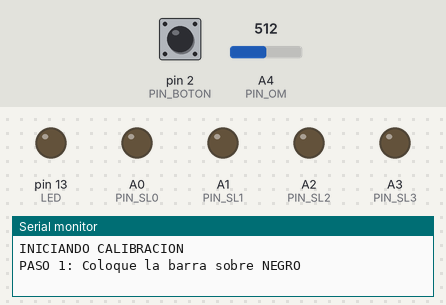
Simulated run of this sketch. Board: Arduino Nano, built with avr-gcc and run on an emulated ATmega328P. Shown: output pins drawn as LEDs (lit = HIGH), the last lines printed to the serial monitor. Dashed ring = blinking. The test bench sets the inputs (shaded band); at power-on: pin 2 (PIN_BOTON) HIGH, A4 (PIN_OM) = 512.

Above: at 1.8 s.
1.9 s: pin 2 (PIN_BOTON) pulled LOW for 0.15 s
At 2.2 s:
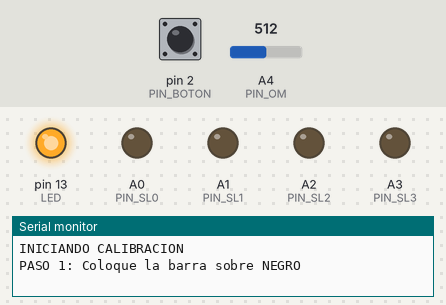
At 2.7 s:
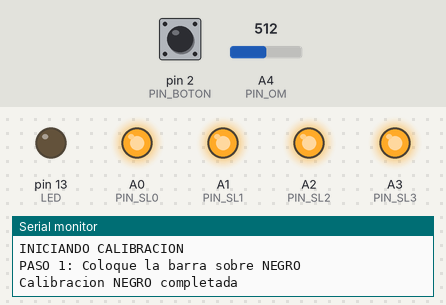
3.8 s: pin 2 (PIN_BOTON) pulled LOW for 1 s
At 6.26 s:
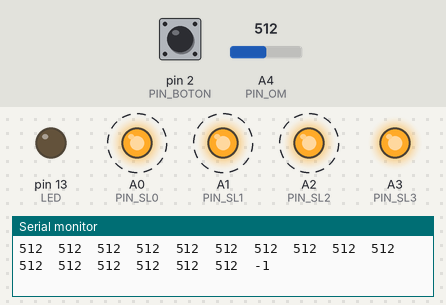
Timing chart, 0 to 13.8 s (numbered marks = the images above; inputs shaded):
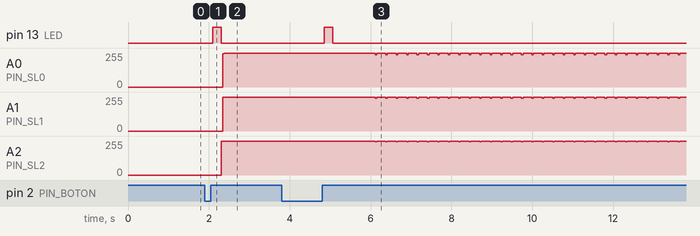

Measured:
- after the input at 1.9 s, pin 13 (LED): LOW → HIGH after 0.20 s, → LOW 0.20 s later; A0 (PIN_SL0), A1 (PIN_SL1): 0/255 → 255/255 after 0.44 s; A2 (PIN_SL2): 0/255 → 255/255 after 0.40 s; A3 (PIN_SL3): LOW → HIGH after 0.40 s
- after the input at 3.8 s, pin 13 (LED): LOW → HIGH after 1.1 s, → LOW 0.20 s later; A0 (PIN_SL0): alternates 255/255 for 0.22 s and 243/255 for 0.04 s, starting after 2.3 s; A1 (PIN_SL1): alternates 255/255 for 0.22 s and 245/255 for 0.04 s, starting after 2.3 s; A2 (PIN_SL2): alternates 255/255 for 0.22 s and 248/255 for 0.04 s, starting after 2.3 s

The sketch:

im_hem_005.ino
```cpp
/*
 * BARRA IM-16 (QRE1113 × 74HC4067)
 * LECTURA SIMPLE - Compatible con visor_console
 *
 * Hardware:
 *   Arduino Nano
 *   Barra IM-16: SL0→A0, SL1→A1, SL2→A2, SL3→A3, OM→A4, LON→GND, +5V→VCC, GND→GND
 *   LED indicador: D13
 */

// ---------- Pines barra IM-16 ----------
#define PIN_SL0  A0
#define PIN_SL1  A1
#define PIN_SL2  A2
#define PIN_SL3  A3
#define PIN_OM   A4

#define NUM_SENSORES 16

// ---------- Botón y LED ----------
#define PIN_BOTON  2
#define LED 13

// ---------- Calibración ----------
int calMin[NUM_SENSORES];
int calMax[NUM_SENSORES];

// ===================== LECTURA MUX =====================

int leerSensor(int canal) {
  digitalWrite(PIN_SL0, (canal >> 0) & 1);
  digitalWrite(PIN_SL1, (canal >> 1) & 1);
  digitalWrite(PIN_SL2, (canal >> 2) & 1);
  digitalWrite(PIN_SL3, (canal >> 3) & 1);
  delayMicroseconds(10);
  return analogRead(PIN_OM);
}

void leerTodos(int* valores) {
  for (int i = 0; i < NUM_SENSORES; i++) {
    valores[i] = leerSensor(i);
  }
}

// ===================== ESPERAR BOTÓN =====================

void esperarBoton(const char* mensaje) {
  Serial.println(mensaje);

  while (digitalRead(PIN_BOTON) == HIGH) {
    delay(10);
  }
  delay(50);

  while (digitalRead(PIN_BOTON) == LOW) {
    delay(10);
  }
  delay(50);
}

// ===================== CALIBRACIÓN INSTANTÁNEA =====================

void calibrar() {
  int valores[NUM_SENSORES];

  Serial.println();
  Serial.println("INICIANDO CALIBRACION");

  // PASO 1: Calibración NEGRO (máximo)
  esperarBoton("PASO 1: Coloque la barra sobre NEGRO");

  digitalWrite(LED, HIGH);
  delay(200);
  leerTodos(valores);
  for (int i = 0; i < NUM_SENSORES; i++) {
    calMax[i] = valores[i];
  }
  digitalWrite(LED, LOW);
  Serial.println("Calibracion NEGRO completada");
  delay(500);

  // PASO 2: Calibración BLANCO (mínimo)
  esperarBoton("PASO 2: Coloque la barra sobre BLANCO");

  digitalWrite(LED, HIGH);
  delay(200);
  leerTodos(valores);
  for (int i = 0; i < NUM_SENSORES; i++) {
    calMin[i] = valores[i];
  }
  digitalWrite(LED, LOW);
  Serial.println("Calibracion BLANCO completada");

  // Enviar calibración en formato compatible
  Serial.print("Min: ");
  for (int i = 0; i < NUM_SENSORES; i++) {
    Serial.print(calMin[i]);
    if (i < NUM_SENSORES - 1) Serial.print("\t");
  }
  Serial.println();

  Serial.print("Max: ");
  for (int i = 0; i < NUM_SENSORES; i++) {
    Serial.print(calMax[i]);
    if (i < NUM_SENSORES - 1) Serial.print("\t");
  }
  Serial.println();

  // Encabezado de sensores
  for (int i = 0; i < NUM_SENSORES; i++) {
    Serial.print("S");
    if (i < 10) Serial.print("0");
    Serial.print(i);
    if (i < NUM_SENSORES - 1) Serial.print("\t");
  }
  Serial.println("\tPos");

  delay(1000);
}

// ===================== LECTURA DE POSICIÓN =====================

int leerPosicion() {
  int valores[NUM_SENSORES];
  leerTodos(valores);

  long suma_pond = 0;
  long suma_val  = 0;

  for (int i = 0; i < NUM_SENSORES; i++) {
    int v = map(valores[i], calMin[i], calMax[i], 0, 1000);
    v = constrain(v, 0, 1000);

    suma_pond += (long)v * (i * 1000);
    suma_val  += v;
  }

  if (suma_val < 500) return -1;

  return (int)(suma_pond / suma_val);
}

// ===================== SETUP =====================

void setup() {
  Serial.begin(115200);
  delay(500);

  // Configurar pines
  pinMode(PIN_SL0, OUTPUT);
  pinMode(PIN_SL1, OUTPUT);
  pinMode(PIN_SL2, OUTPUT);
  pinMode(PIN_SL3, OUTPUT);
  pinMode(PIN_BOTON, INPUT_PULLUP);
  pinMode(LED, OUTPUT);
  digitalWrite(LED, LOW);

  // Inicializar arrays de calibración
  for (int i = 0; i < NUM_SENSORES; i++) {
    calMin[i] = 1023;
    calMax[i] = 0;
  }

  delay(500);

  // Calibración interactiva
  calibrar();
}

// ===================== LOOP =====================

void loop() {
  int valores[NUM_SENSORES];
  int posicion = leerPosicion();

  // Leer todos los sensores
  leerTodos(valores);

  // Enviar valores tabulados + posición
  for (int i = 0; i < NUM_SENSORES; i++) {
    Serial.print(valores[i]);
    Serial.print("\t");
  }
  Serial.println(posicion);

  delay(250);
}
```
